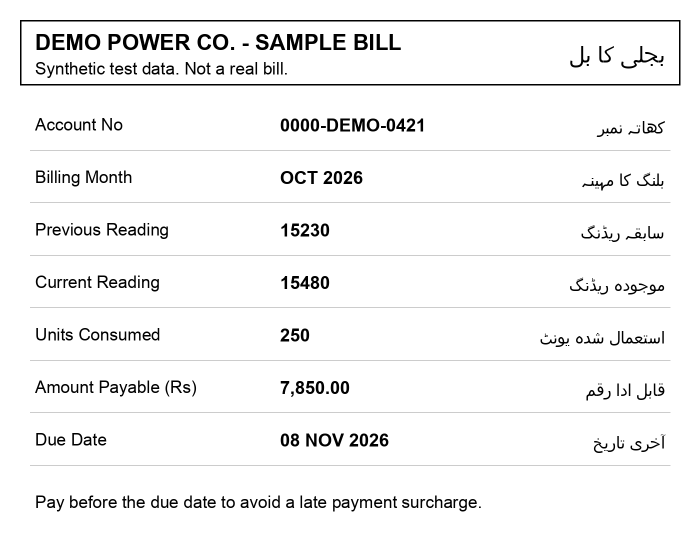
#> input picture samples/bill_2026_10.png, 1400 x 1100 px (shown at 1/2 size)
$ python -i vision.py   (imports and definitions only)
#> lines starting #> are read from the running program, lines starting #| are printed output that depends on the picture; after the words box and inside, x2 and y2 are one past the last pixel; in counts of white or black regions, pixels touching at a corner belong together
#> further down, picture is the input picture: shape (1100, 1400); min 0, max 255, mean 244.2
"""OpenCV cleanup that turns a phone photo of a bill into a clean black-on-white page for OCR."""

import io
import threading
import warnings
from contextlib import contextmanager

import cv2
import numpy as np
from PIL import Image, UnidentifiedImageError

# Tesseract reads best when text is roughly 30 px tall; small photos are scaled up to this width.
MIN_WIDTH = 1600
# Skew beyond this is more likely a table edge than a tilted photo, so we leave it alone.
MAX_DESKEW_DEGREES = 15.0
# Largest image we decode. The 5 MB upload cap counts compressed bytes: a 0.05 MB white PNG can
# decode to 768 MB and kill the 512 MB container. The site shrinks photos to 2000 px (~4 MP), so
# 12 MP rejects no real bill. Keep in step with OPENCV_IO_MAX_IMAGE_PIXELS in the Dockerfile.
MAX_IMAGE_PIXELS = 12_000_000
ALLOWED_FORMATS = ("PNG", "JPEG")
# A 12 MP photo needs ~36 MB decoded (plus the resized copy). Uploads arrive in parallel, so cap
# how many are decoded at once; the rest wait their turn instead of adding up past 512 MB.
DECODE_SLOTS = 2
DECODE_WAIT_SECONDS = 30
_decode_slots = threading.BoundedSemaphore(DECODE_SLOTS)


class ImageDecodeError(ValueError):
    """The uploaded bytes are not an image OpenCV can read."""


class ServerBusyError(RuntimeError):
    """Every decode slot stayed taken for DECODE_WAIT_SECONDS."""


# [38 lines left out: functions decode_slot, check_header, decode, not called in this run]


def estimate_skew(gray: np.ndarray) -> float:
    """Angle in degrees that the text block is tilted, from the smallest rectangle around all ink."""
    _, ink = cv2.threshold(gray, 0, 255, cv2.THRESH_BINARY_INV + cv2.THRESH_OTSU)
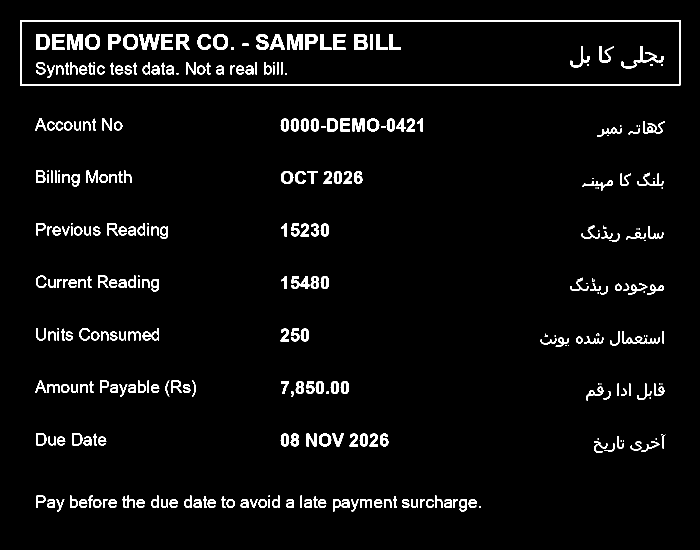
#> ink: shape (1100, 1400) (shown at 1/2 size); 4.1% white; 339 white regions (53 under 20 px), largest, box (x1, y1, x2, y2) and area: (40, 40, 1361, 171) 8676, (134, 68, 165, 100) 705, (278, 68, 319, 100) 705
    # Remove specks (dust, sensor noise) so they don't stretch the rectangle to the whole frame.
    ink = cv2.morphologyEx(ink, cv2.MORPH_OPEN, np.ones((3, 3), np.uint8))
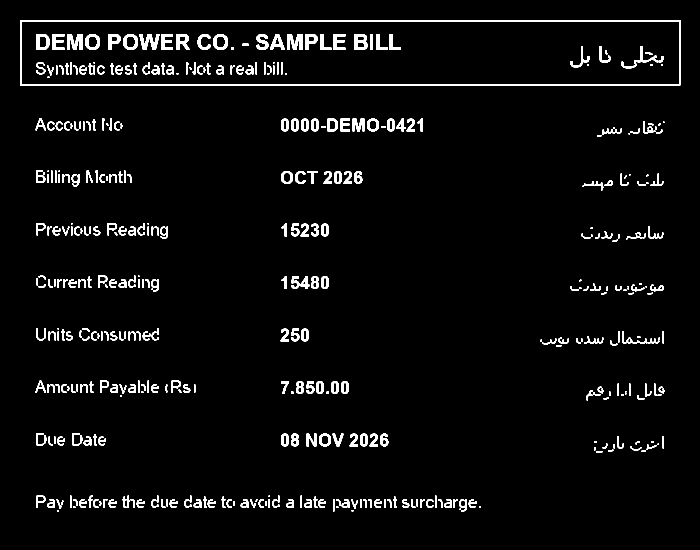
#> ink: shape (1100, 1400) (shown at 1/2 size); 3.8% white; 440 white regions (65 under 20 px), largest, box (x1, y1, x2, y2) and area: (40, 40, 1361, 171) 8676, (134, 68, 165, 100) 705, (574, 68, 605, 100) 705
    points = cv2.findNonZero(ink)
#> points = contour of 59146 points, box (x1, y1, x2, y2) (40, 40, 1361, 1023), area 199007
    if points is None:
        return 0.0
    angle = cv2.minAreaRect(points)[-1]
#> angle = -90
    # OpenCV versions disagree on the range (4.5+: (0, 90]; 5.x: [-90, 0)); fold into (-45, 45].
    while angle > 45:
        angle -= 90
#> this loop made 0 passes
#> after the loop, angle = -90
    while angle <= -45:
        angle += 90
#> this loop made 1 pass
#> angle on pass 1: 0
#> after the loop, angle = 0
    return float(angle)


def deskew(gray: np.ndarray) -> np.ndarray:
    angle = estimate_skew(gray)
#> angle = 0
    if abs(angle) < 0.3 or abs(angle) > MAX_DESKEW_DEGREES:
        return gray
    h, w = gray.shape
    matrix = cv2.getRotationMatrix2D((w / 2, h / 2), angle, 1.0)
    return cv2.warpAffine(gray, matrix, (w, h), flags=cv2.INTER_CUBIC, borderValue=255)


# [12 lines left out: function clean, not called in this run]


# Largest side of the photo sent to the LLM. Phone photos are ~4000 px; the model downsizes them
# anyway, so sending 2000 px cuts upload time and image tokens without losing readable text.
LLM_MAX_SIDE = 2000


# [10 lines left out: function shrink_for_llm, not called in this run]

>>> import cv2
>>> picture = cv2.imread('../../samples/bill_2026_10.png', cv2.IMREAD_GRAYSCALE)
>>> result = deskew(picture)

$ run again, on samples/bill_2026_11.png
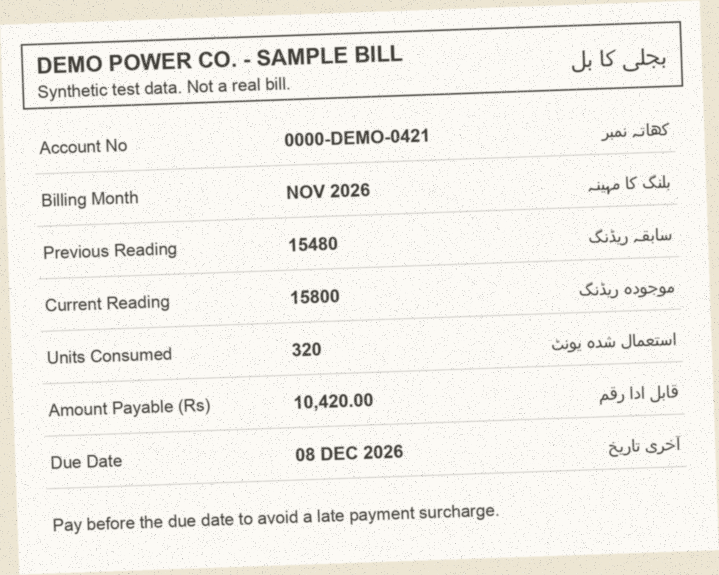
#> input picture samples/bill_2026_11.png, 1438 x 1150 px (shown at 1/2 size)
#> in estimate_skew, `ink = cv2.morphologyEx(ink, cv2.MORPH_OPEN, np.ones((3, 3), np.uint8))`:
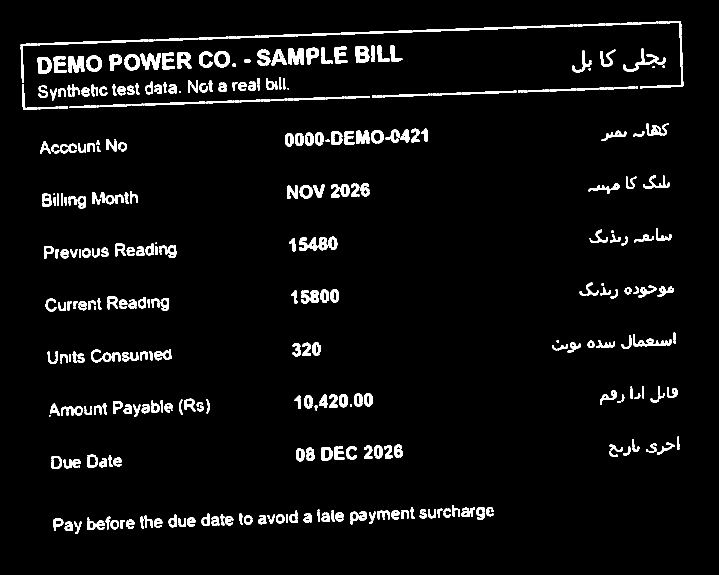
#> ink: shape (1150, 1438) (shown at 1/2 size); 4.6% white; 457 white regions (36 under 20 px), largest, box (x1, y1, x2, y2) and area: (826, 52, 1081, 64) 1013, (457, 66, 664, 77) 824, (576, 96, 608, 130) 814
#> points = contour of 75549 points, box (x1, y1, x2, y2) (41, 42, 1367, 1068), area 53687
#> in estimate_skew, `angle = cv2.minAreaRect(points)[-1]`: angle = -2
#> matrix = [[0.999, -0.0349, 20.51], [0.0349, 0.999, -24.74]]
#> in deskew, `return cv2.warpAffine(gray, matrix, (w, h), flags=cv2.INTER_CUBIC, bor..`:
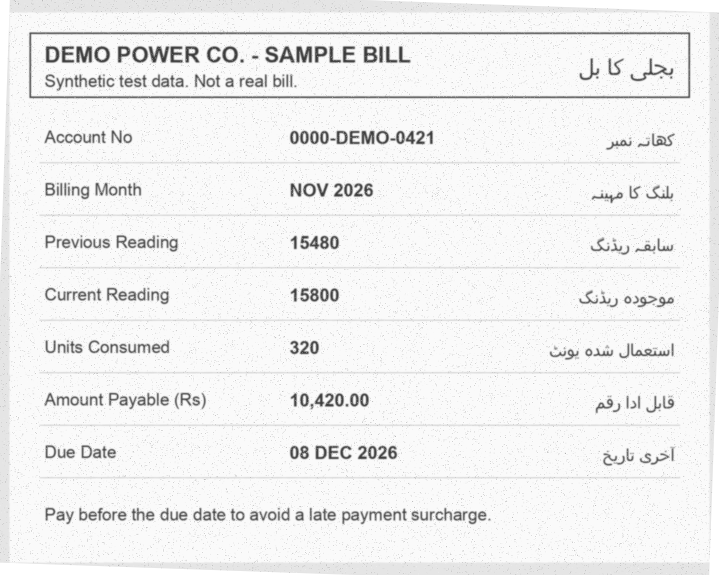
#> returned value: shape (1150, 1438) (shown at 1/2 size); min 33, max 255, mean 239.9
